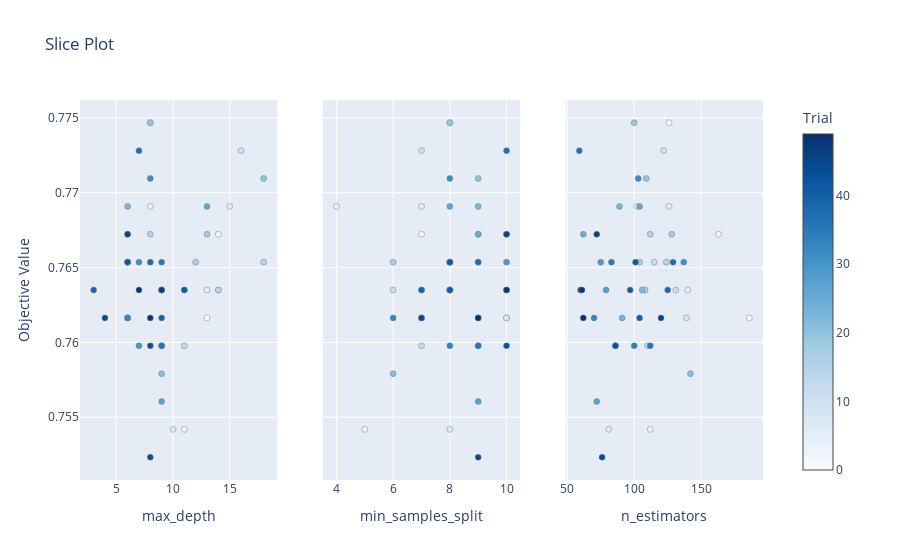

Here is the notebook cell this chart was saved with:
### Code cell
# 3. Slice Plot
plot_slice(study).show()

### Figure 1 — Plotly figure (JSON) as saved in the notebook; plotly's stock layout.template omitted (floating-point values rounded to 4 significant figures)
{"data": [{"marker": {"color": [0, 1, 2, 3, 4, 5, 6, 7, 8, 9, 10, 11, 12, 13, 14, 15, 16, 17, 18, 19, 20, 21, 22, 23, 24, 25, 26, 27, 28, 29, 30, 31, 32, 33, 34, 35, 36, 37, 38, 39, 40, 41, 42, 43, 44, 45, 46, 47, 48, 49], "colorbar": {"title": {"text": "Trial"}, "x": 1, "xpad": 40}, "colorscale": [[0, "rgb(247,251,255)"], [0.125, "rgb(222,235,247)"], [0.25, "rgb(198,219,239)"], [0.375, "rgb(158,202,225)"], [0.5, "rgb(107,174,214)"], [0.625, "rgb(66,146,198)"], [0.75, "rgb(33,113,181)"], [0.875, "rgb(8,81,156)"], [1, "rgb(8,48,107)"]], "line": {"color": "Grey", "width": 0.5}, "showscale": true}, "mode": "markers", "name": "Feasible Trial", "showlegend": false, "type": "scatter", "x": [13, 8, 14, 11, 8, 13, 15, 10, 6, 14, 16, 6, 9, 11, 14, 18, 8, 12, 13, 8, 18, 9, 11, 6, 6, 6, 13, 9, 9, 6, 7, 7, 8, 6, 9, 9, 9, 7, 8, 3, 9, 11, 6, 8, 8, 4, 6, 9, 7, 8], "xaxis": "x", "y": [0.7616, 0.7747, 0.7672, 0.7542, 0.7691, 0.7635, 0.7691, 0.7542, 0.7616, 0.7635, 0.7728, 0.7654, 0.7635, 0.7598, 0.7635, 0.7654, 0.7672, 0.7654, 0.7672, 0.7747, 0.7709, 0.7579, 0.7635, 0.7691, 0.7616, 0.7672, 0.7691, 0.7561, 0.7635, 0.7654, 0.7598, 0.7654, 0.7709, 0.7616, 0.7598, 0.7654, 0.7598, 0.7728, 0.7654, 0.7635, 0.7616, 0.7635, 0.7654, 0.7598, 0.7523, 0.7616, 0.7672, 0.7635, 0.7635, 0.7616], "yaxis": "y"}, {"marker": {"color": [0, 1, 2, 3, 4, 5, 6, 7, 8, 9, 10, 11, 12, 13, 14, 15, 16, 17, 18, 19, 20, 21, 22, 23, 24, 25, 26, 27, 28, 29, 30, 31, 32, 33, 34, 35, 36, 37, 38, 39, 40, 41, 42, 43, 44, 45, 46, 47, 48, 49], "colorbar": {"title": {"text": "Trial"}, "x": 1, "xpad": 40}, "colorscale": [[0, "rgb(247,251,255)"], [0.125, "rgb(222,235,247)"], [0.25, "rgb(198,219,239)"], [0.375, "rgb(158,202,225)"], [0.5, "rgb(107,174,214)"], [0.625, "rgb(66,146,198)"], [0.75, "rgb(33,113,181)"], [0.875, "rgb(8,81,156)"], [1, "rgb(8,48,107)"]], "line": {"color": "Grey", "width": 0.5}, "showscale": false}, "mode": "markers", "name": "Feasible Trial", "showlegend": false, "type": "scatter", "x": [10, 8, 7, 5, 4, 8, 7, 8, 10, 8, 7, 9, 6, 7, 8, 8, 10, 6, 9, 8, 9, 6, 7, 9, 7, 9, 8, 9, 8, 10, 9, 8, 8, 6, 8, 8, 9, 10, 9, 7, 9, 8, 8, 10, 9, 7, 10, 10, 10, 9], "xaxis": "x2", "y": [0.7616, 0.7747, 0.7672, 0.7542, 0.7691, 0.7635, 0.7691, 0.7542, 0.7616, 0.7635, 0.7728, 0.7654, 0.7635, 0.7598, 0.7635, 0.7654, 0.7672, 0.7654, 0.7672, 0.7747, 0.7709, 0.7579, 0.7635, 0.7691, 0.7616, 0.7672, 0.7691, 0.7561, 0.7635, 0.7654, 0.7598, 0.7654, 0.7709, 0.7616, 0.7598, 0.7654, 0.7598, 0.7728, 0.7654, 0.7635, 0.7616, 0.7635, 0.7654, 0.7598, 0.7523, 0.7616, 0.7672, 0.7635, 0.7635, 0.7616], "yaxis": "y2"}, {"marker": {"color": [0, 1, 2, 3, 4, 5, 6, 7, 8, 9, 10, 11, 12, 13, 14, 15, 16, 17, 18, 19, 20, 21, 22, 23, 24, 25, 26, 27, 28, 29, 30, 31, 32, 33, 34, 35, 36, 37, 38, 39, 40, 41, 42, 43, 44, 45, 46, 47, 48, 49], "colorbar": {"title": {"text": "Trial"}, "x": 1, "xpad": 40}, "colorscale": [[0, "rgb(247,251,255)"], [0.125, "rgb(222,235,247)"], [0.25, "rgb(198,219,239)"], [0.375, "rgb(158,202,225)"], [0.5, "rgb(107,174,214)"], [0.625, "rgb(66,146,198)"], [0.75, "rgb(33,113,181)"], [0.875, "rgb(8,81,156)"], [1, "rgb(8,48,107)"]], "line": {"color": "Grey", "width": 0.5}, "showscale": false}, "mode": "markers", "name": "Feasible Trial", "showlegend": false, "type": "scatter", "x": [186, 126, 163, 112, 102, 140, 126, 81, 139, 108, 122, 115, 131, 110, 108, 124, 112, 104, 128, 100, 109, 142, 106, 89, 91, 62, 104, 72, 79, 75, 86, 137, 103, 70, 100, 83, 112, 59, 129, 125, 104, 97, 101, 86, 76, 120, 72, 60, 61, 62], "xaxis": "x3", "y": [0.7616, 0.7747, 0.7672, 0.7542, 0.7691, 0.7635, 0.7691, 0.7542, 0.7616, 0.7635, 0.7728, 0.7654, 0.7635, 0.7598, 0.7635, 0.7654, 0.7672, 0.7654, 0.7672, 0.7747, 0.7709, 0.7579, 0.7635, 0.7691, 0.7616, 0.7672, 0.7691, 0.7561, 0.7635, 0.7654, 0.7598, 0.7654, 0.7709, 0.7616, 0.7598, 0.7654, 0.7598, 0.7728, 0.7654, 0.7635, 0.7616, 0.7635, 0.7654, 0.7598, 0.7523, 0.7616, 0.7672, 0.7635, 0.7635, 0.7616], "yaxis": "y3"}], "layout": {"title": {"text": "Slice Plot"}, "xaxis": {"anchor": "y", "domain": [0, 0.2889], "title": {"text": "max_depth"}}, "xaxis2": {"anchor": "y2", "domain": [0.3556, 0.6444], "title": {"text": "min_samples_split"}}, "xaxis3": {"anchor": "y3", "domain": [0.7111, 1], "title": {"text": "n_estimators"}}, "yaxis": {"anchor": "x", "domain": [0, 1], "title": {"text": "Objective Value"}}, "yaxis2": {"anchor": "x2", "domain": [0, 1], "matches": "y", "showticklabels": false}, "yaxis3": {"anchor": "x3", "domain": [0, 1], "matches": "y", "showticklabels": false}}}
